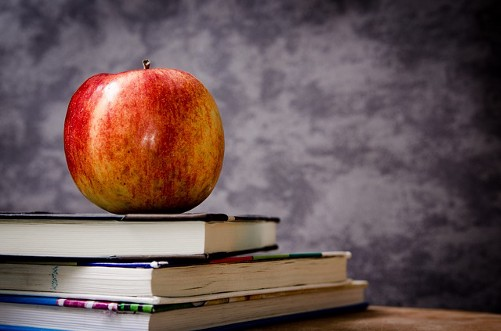
#> input picture Images/Apple-Books.jpeg, 501 x 331 px, given in place of the camera
$ jupyter execute --allow-errors HarrisCornerDetection.ipynb   (shell and % lines are left out)   (text cells are left out)
#> lines starting #> are read from the running program, lines starting #| are printed output that depends on the picture
[cell 1]
import numpy as np
import cv2
import matplotlib.pyplot as plt

[cell 2]
rgb_flat_chessboard = cv2.imread('Images/flat_chessboard.png')
#> (the rest of this cell did not finish here and is left out)

#> (a cell that did not finish here is left out)

[cell 4]
def detectViaHarris(gray_image_source,rgb_image,cmap=False):
    gray_images = np.float32(gray_image_source)
    destination = cv2.cornerHarris(src=gray_images,blockSize=2,ksize=3,k=0.04)
    destination_dilate = cv2.dilate(destination,None)

    # Applying detection
    rgb_image[destination_dilate>0.01*destination_dilate.max()] = [0,0,255]

    fig,axes = plt.subplots(nrows=1,ncols=3,figsize=(15,10))
    plt.tight_layout()

    if cmap:
        axes[0].imshow(destination,cmap='gray')
        axes[0].set_title('Corner Harris Detection (without dilate)')

        axes[1].imshow(destination_dilate,cmap='gray')
        axes[1].set_title('Corner Harris Detection (with dilate)')

        axes[2].imshow(cv2.cvtColor(rgb_image,cv2.COLOR_BGR2RGB))
        axes[2].set_title('Final Result Corner Harris Detection')
    else:
        axes[0].imshow(destination)
        axes[0].set_title('Corner Harris Detection (without dilate)')

        axes[1].imshow(destination_dilate)
        axes[1].set_title('Corner Harris Detection (with dilate)')

        axes[2].imshow(cv2.cvtColor(rgb_image,cv2.COLOR_BGR2RGB))
        axes[2].set_title('Final Result Corner Harris Detection')

#> (a cell that did not finish here is left out)

#> (a cell that did not finish here is left out)

#> (a cell that did not finish here is left out)

[cell 8]
def detectLiveViaHarris(gray_image_source,rgb_image):
    gray_images = np.float32(gray_image_source)
    destination = cv2.cornerHarris(src=gray_images,blockSize=2,ksize=3,k=0.04)
    destination = cv2.dilate(destination,None)

    # Applying detection
    rgb_image[destination>0.01*destination.max()] = [0,0,255]
    return rgb_image

[cell 9]
videoCapture = cv2.VideoCapture(0)
while True:
    res,frame = videoCapture.read()
#> frame is the input picture: shape (331, 501, 3); mean B, G, R 86, 86.8, 108
    gray = cv2.cvtColor(frame,cv2.COLOR_BGR2GRAY)
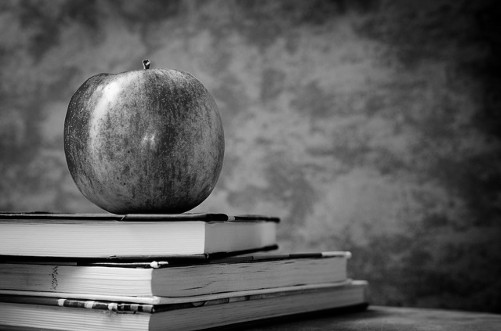
#> gray: shape (331, 501); min 0, max 254, mean 93.1

    cv2.imshow('Camera',detectLiveViaHarris(gray,frame))
#> in detectLiveViaHarris, `destination = cv2.cornerHarris(src=gray_images,blockSize=2,ksize=3,k=0..`:
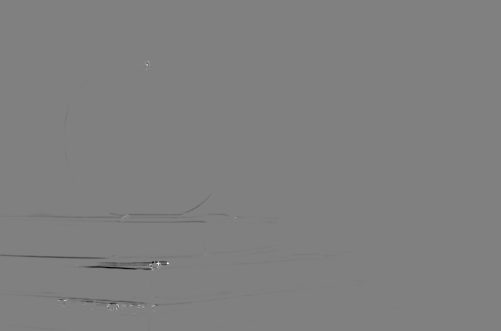
#> destination: shape (331, 501) float32; min -83106536, max 82076544, mean -171984; drawn with min black and max white
#> in detectLiveViaHarris, `destination = cv2.dilate(destination,None)`:
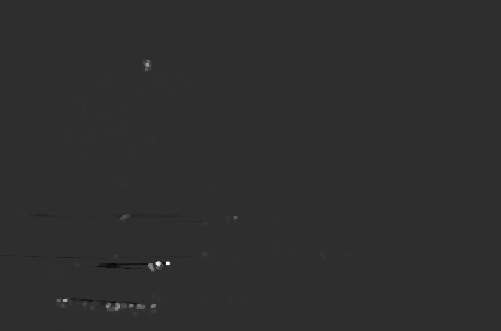
#> destination: shape (331, 501) float32; min -18259676, max 82076544, mean 55302.4; drawn with min black and max white
    if cv2.waitKey(1) & 0xFF == ord('q'):
#> (key q is pressed here)
        break
videoCapture.release()
cv2.destroyAllWindows()
